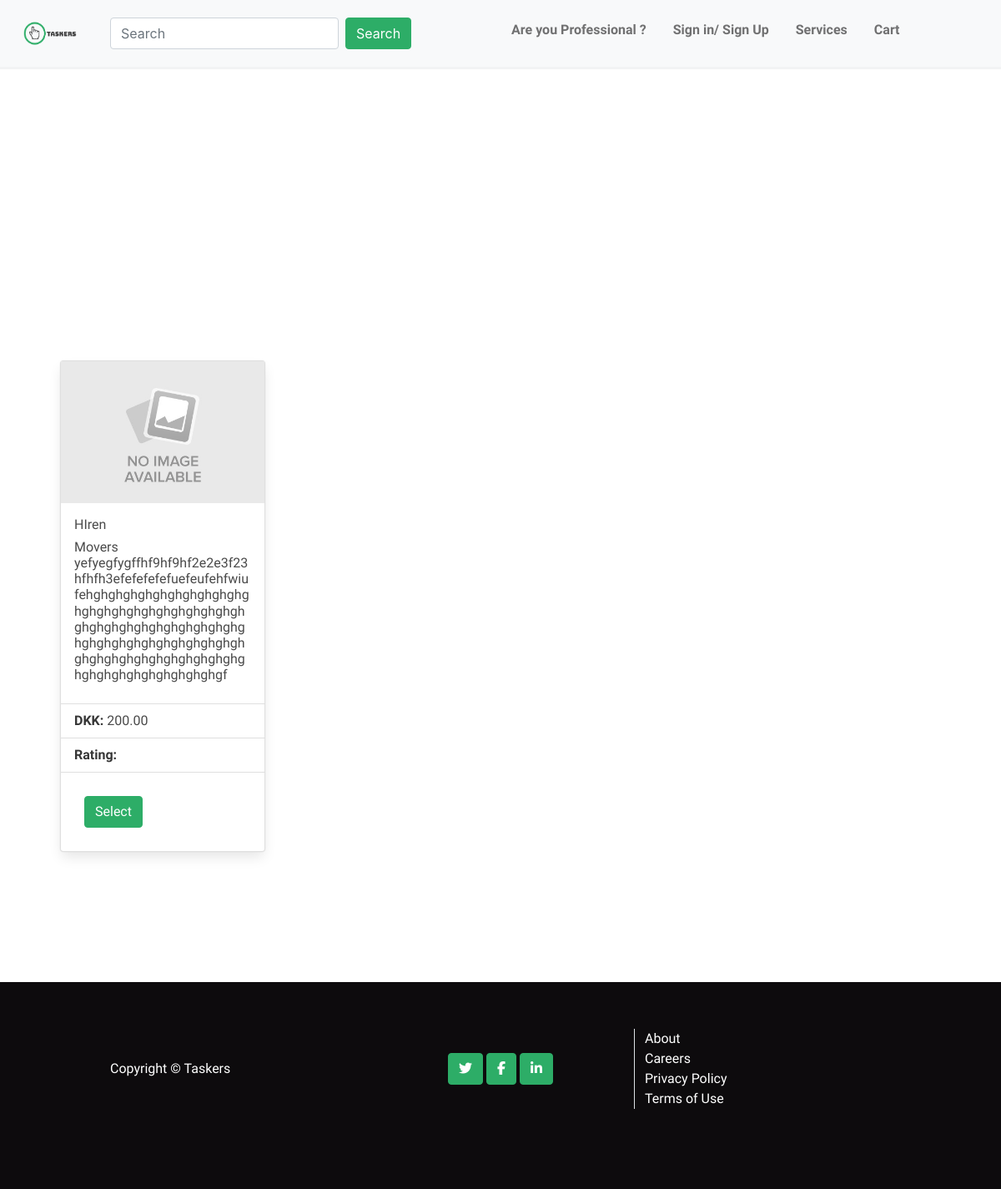
The page /service/taskers on the database its author committed.
### service/models.py (models this page shows, shortened)
class Tasker(models.Model):
    class Meta:
        verbose_name_plural = 'tasker'
    service_category = models.ForeignKey(
        'Service_category', null=True, blank=False,
        on_delete=models.SET_NULL)
    tasker_services = models.ForeignKey(
        'Sub_Service', null=True,
        blank=False, on_delete=models.SET_NULL)
    charge_type = models.ForeignKey(
        'Charge_type', null=True,
        blank=False, on_delete=models.SET_NULL)
    name = models.CharField(max_length=254,)
    about = models.CharField(max_length=1024, blank=False,)
    price = models.DecimalField(
        max_digits=6, decimal_places=2,)
    image_url = models.URLField(
        max_length=10000, blank=True,
    )
    image = models.ImageField(blank=True)

class Service_category(models.Model):
    class Meta:
        verbose_name_plural = 'service'
    category = models.CharField(max_length=30,)
    icon = models.ImageField(blank=True)
    def __str__(self):
        return self.category

### service/views.py (the view)
# urls.py: path('taskers', views.all_taskers, name='taskers'),
def all_taskers(request):
    taskers = Tasker.objects.all()
    categorys = None
    if request.GET:
        if 'category' in request.GET:
            categorys = request.GET['category']
            taskers = taskers.filter(service_category__category=categorys)
            categorys = Service_category.objects.filter(category=categorys)
    context = {
        'taskers': taskers,
        'current_categorys': categorys,
    }
    return render(request, 'service/taskerlist.html', context)

### cart/contexts.py (called while the page is built, shortened)
def cart_contents(request):
    cart_items = []
    cart = request.session.get('cart', {})
    cost = 0
    service_charge = 0
    booking_count = 0
    grand_total = Decimal(0.0)
    context = {
        'grand_total': grand_total,
        'cart_items': cart_items,
        'cart': cart,
    }
    return context

### service/templates/service/taskerlist.html
{% extends "base.html" %}
{% load static %}
{% block content %}
<section class="section is-medium subnav-section">
</section>
<section class="section is-medium taskerslist-section">
<div class="row">
{% for tasker in taskers %}
<div class= "col-sm-6 col-md-6 col-lg-4 col-xl-3">
<div class="card mb-3" style="width: 18rem;">
  {% if tasker.image %}
								<img class="image" src="/media/{{ tasker.image }}" alt="tasker.name">
								{% else %}
								<img class="image is is-rounded" src="{{ MEDIA_URL }}No_Image.jpg"
									alt="{{ tasker.name }}">
								{% endif %}
  <div class="card-body">
    <h5 class="card-title">{{ tasker.name }}</h5>
    <h6 class="card-title">{{ tasker.service_category }}
    <p class="card-text">{{ tasker.about }}</p>
  </div>
  <ul class="list-group list-group-flush">
    <li class="list-group-item"><strong>DKK:</strong> {{ tasker.price}}</li>
    <li class="list-group-item"><strong>Rating:</strong> {{ tasker.rating }}</li>
  </ul>
  <div class="card-body">
    <a class="btn btn-main m-3" href="{% url 'tasker' tasker.id %}">Select</a>
  </div>
</div>
</div>
{% endfor %}
</div>
</section>
{% endblock %}

### static/css/base.css (style rules this page uses)
:root { --first-color: #2dad67; --second-color: #0d0b0d; --third-color: #ffffff; }
html { height: 100%; }
body { margin: 0; padding: 0; font-family: 'Raleway', sans-serif; !important }
.btn-main { color: #fff; background-color: var(--first-color); border-color: var(--first-color); }

### rows shown on the page
Tasker: name "HIren", service_category "Movers", about "yefyegfygffhf9hf9hf2e2e3f23hfhfh3efefefefefuefeufehfwiufehghghghghghghghghghghghghghghghghghghghghghghghghghghghghghghghghghghghghghghghghghghghghghghghghghghghghghghghghghghghghghghghghghghgf", price "200.00"
